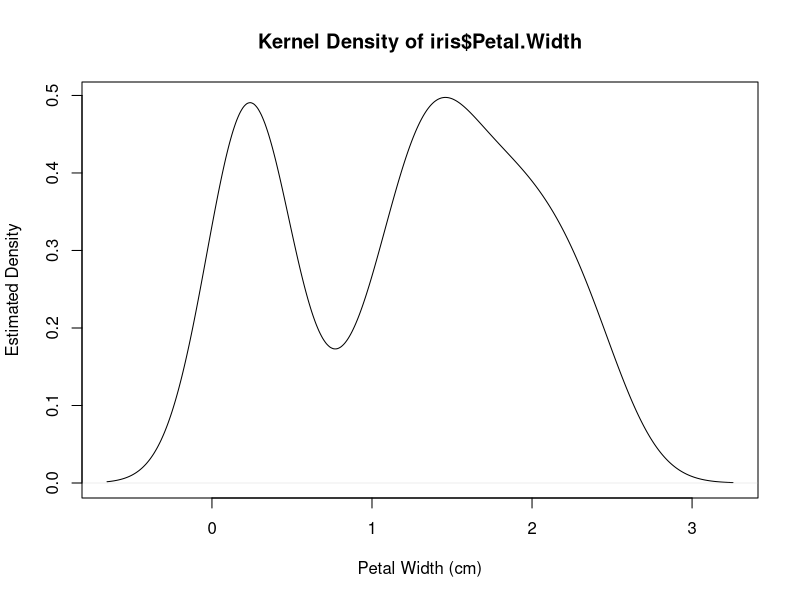

R code for this plot:
## ---- chunk 1
# Step 1: Create the object
y <- density(iris$Petal.Width)
## ---- chunk 2
# Step 2: Look inside the object
class(y)
typeof(y)
str(y)
## ---- chunk 3
#| echo: false
# Step 3: Make the plot
plot(
  y,
  main = "Kernel Density of iris$Petal.Width",
  xlab = "Petal Width (cm)",
  ylab = "Estimated Density"
)
